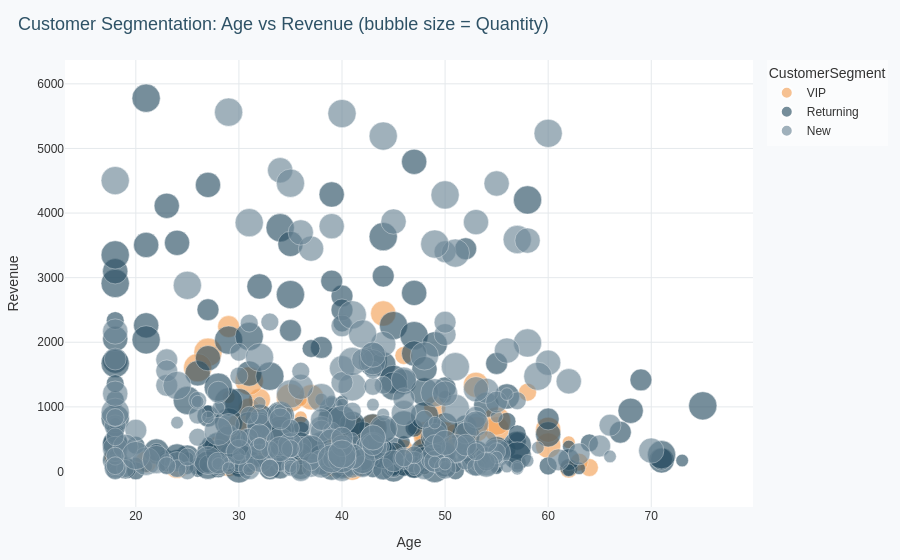

The code cell stored with this chart in its notebook:
### Code cell
from dashboard_interactive import customer_segmentation_bubble
fig = customer_segmentation_bubble(df, save=False)
fig.show()

### Figure 1 — Plotly figure (JSON) as saved in the notebook; plotly's stock layout.template omitted (floating-point values rounded to 4 significant figures; data arrays with more than 128 entries replaced by an {"elided": "..."} marker saying what was removed)
{"data": [{"customdata": {"elided": "78x4 mixed values"}, "hovertemplate": "CustomerSegment=VIP<br>Age=%{x}<br>Revenue=%{y}<br>Quantity=%{marker.size}<br>Category=%{customdata[0]}<br>Region=%{customdata[1]}<br>Rating=%{customdata[2]}<br>Channel=%{customdata[3]}<extra></extra>", "legendgroup": "VIP", "marker": {"color": "#F4A259", "line": {"color": "white", "width": 0.5}, "opacity": 0.65, "size": [4, 3, 5, 3, 3, 4, 2, 3, 1, 2, 1, 2, 1, 4, 2, 4, 1, 1, 5, 3, 5, 1, 5, 4, 4, 2, 2, 4, 1, 4, 1, 4, 1, 4, 4, 1, 2, 3, 3, 2, 4, 2, 4, 2, 1, 2, 1, 3, 3, 1, 5, 1, 4, 3, 2, 2, 3, 5, 3, 3, 5, 2, 4, 3, 5, 4, 5, 3, 3, 3, 3, 4, 2, 1, 3, 5, 3, 3], "sizemode": "area", "sizeref": 0.0125, "symbol": "circle"}, "mode": "markers", "name": "VIP", "orientation": "v", "showlegend": true, "type": "scatter", "x": [60, 32, 40, 48, 50, 40, 46, 31, 34, 45, 29, 33, 38, 50, 50, 44, 33, 45, 27, 48, 35, 33, 31, 41, 37, 62, 53, 32, 46, 55, 38, 60, 48, 33, 43, 49, 64, 30, 29, 40, 53, 63, 24, 40, 36, 33, 62, 18, 48, 39, 26, 51, 42, 29, 28, 46, 39, 40, 48, 39, 50, 31, 51, 37, 40, 46, 55, 41, 49, 29, 39, 53, 58, 36, 45, 36, 21, 49], "xaxis": "x", "y": [399.8, 1113.0, 161.4, 205.3, 502.3, 402.7, 1795.0, 966.9, 386.4, 98.87, 1153.0, 90.83, 177.3, 456.6, 249.5, 2446.0, 28.65, 43.12, 1846.0, 361.2, 1139.0, 114, 1401.0, 59.06, 1149.0, 37.15, 204.8, 391.9, 52.47, 653.3, 93.68, 645.0, 54.29, 612.6, 692.4, 126.5, 60.78, 732.9, 559.2, 117.4, 1341.0, 144.3, 89.49, 308.5, 1105.0, 215.0, 453.0, 240.4, 601.1, 21.69, 1607.0, 92.78, 497.7, 2243.0, 419.7, 357.0, 131.0, 544.4, 529.1, 229.8, 550.5, 83.44, 541.1, 195.6, 177, 159.2, 780.6, 709.4, 993.2, 93.11, 301.9, 652.4, 1227.0, 837.1, 147.6, 169.6, 149.5, 566.3], "yaxis": "y"}, {"customdata": {"elided": "278x4 mixed values"}, "hovertemplate": "CustomerSegment=Returning<br>Age=%{x}<br>Revenue=%{y}<br>Quantity=%{marker.size}<br>Category=%{customdata[0]}<br>Region=%{customdata[1]}<br>Rating=%{customdata[2]}<br>Channel=%{customdata[3]}<extra></extra>", "legendgroup": "Returning", "marker": {"color": "#2E5266", "line": {"color": "white", "width": 0.5}, "opacity": 0.65, "size": {"elided": "278 int values"}, "sizemode": "area", "sizeref": 0.0125, "symbol": "circle"}, "mode": "markers", "name": "Returning", "orientation": "v", "showlegend": true, "type": "scatter", "x": {"elided": "278 int values"}, "xaxis": "x", "y": {"elided": "278 float values"}, "yaxis": "y"}, {"customdata": {"elided": "244x4 mixed values"}, "hovertemplate": "CustomerSegment=New<br>Age=%{x}<br>Revenue=%{y}<br>Quantity=%{marker.size}<br>Category=%{customdata[0]}<br>Region=%{customdata[1]}<br>Rating=%{customdata[2]}<br>Channel=%{customdata[3]}<extra></extra>", "legendgroup": "New", "marker": {"color": "#6E8898", "line": {"color": "white", "width": 0.5}, "opacity": 0.65, "size": {"elided": "244 int values"}, "sizemode": "area", "sizeref": 0.0125, "symbol": "circle"}, "mode": "markers", "name": "New", "orientation": "v", "showlegend": true, "type": "scatter", "x": {"elided": "244 int values"}, "xaxis": "x", "y": {"elided": "244 float values"}, "yaxis": "y"}], "layout": {"font": {"color": "#333", "family": "Arial", "size": 12}, "legend": {"bgcolor": "rgba(255,255,255,0.6)", "itemsizing": "constant", "title": {"text": "CustomerSegment"}, "tracegroupgap": 0}, "margin": {"b": 40, "l": 40, "r": 20, "t": 60}, "paper_bgcolor": "#F7F9FB", "plot_bgcolor": "white", "title": {"font": {"color": "#2E5266", "size": 18}, "text": "Customer Segmentation: Age vs Revenue (bubble size = Quantity)", "x": 0.02}, "xaxis": {"anchor": "y", "domain": [0, 1], "gridcolor": "#E5E9EC", "showgrid": true, "title": {"text": "Age"}}, "yaxis": {"anchor": "x", "domain": [0, 1], "gridcolor": "#E5E9EC", "showgrid": true, "title": {"text": "Revenue"}}}}
